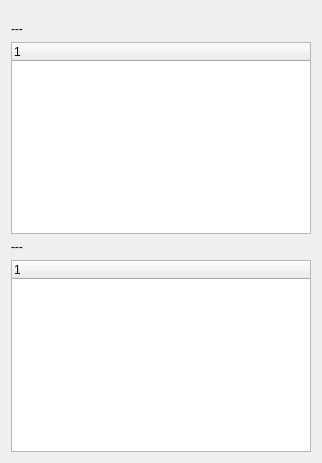
          <widget class="QWidget" name="layoutWidget_2">
           <layout class="QVBoxLayout" name="verticalLayout_10">
            <item>
             <widget class="QLabel" name="label_empty4">
              <property name="minimumSize">
               <size>
                <width>0</width>
                <height>5</height>
               </size>
              </property>
              <property name="maximumSize">
               <size>
                <width>16777215</width>
                <height>5</height>
               </size>
              </property>
              <property name="text">
               <string/>
              </property>
             </widget>
            </item>
            <item>
             <widget class="QLabel" name="label_process1">
              <property name="text">
               <string>---</string>
              </property>
             </widget>
            </item>
            <item>
             <widget class="QTreeWidget" name="treeWidget_process1">
              <property name="minimumSize">
               <size>
                <width>300</width>
                <height>90</height>
               </size>
              </property>
              <column>
               <property name="text">
                <string notr="true">1</string>
               </property>
              </column>
             </widget>
            </item>
            <item>
             <widget class="QLabel" name="label_process2">
              <property name="text">
               <string>---</string>
              </property>
             </widget>
            </item>
            <item>
             <widget class="QTreeWidget" name="treeWidget_process2">
              <property name="minimumSize">
               <size>
                <width>300</width>
                <height>90</height>
               </size>
              </property>
              <column>
               <property name="text">
                <string notr="true">1</string>
               </property>
              </column>
             </widget>
            </item>
           </layout>
          </widget>
